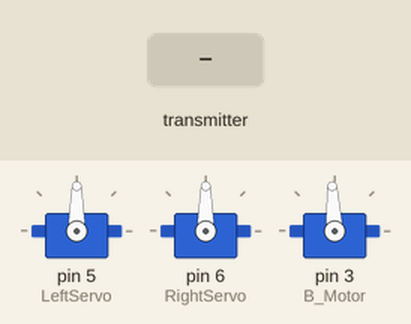
This sketch was run on a simulated Arduino Uno, built with avr-gcc and run on an emulated ATmega328P. Shown: 3 × servo. The inputs (shaded band) are chosen by the test bench. No radio packets arrive unless stated; what the sketch prints to the serial monitor is not drawn.

Above: at 1.4 s.
1.5 s: the transmitter starts sending data.0 = 0
At 2.0 s:
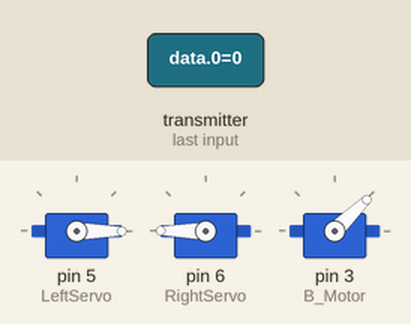
3.0 s: the transmitter starts sending data.1 = 64
At 3.5 s:
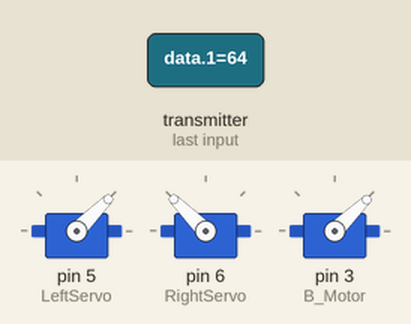
4.5 s: the transmitter starts sending data.3 = 64
At 5.1 s:
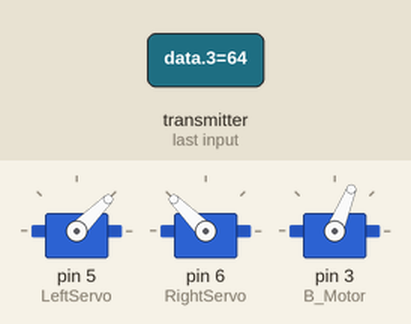
6.1 s: the transmitter starts sending data.1 = 0
At 6.7 s:
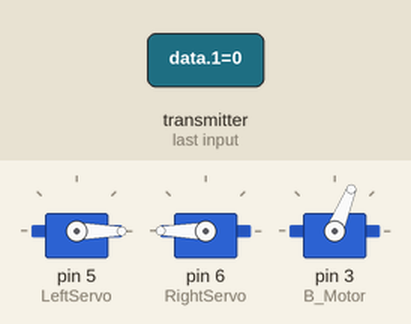
7.6 s: the transmitter starts sending data.3 = 255
At 8.1 s:
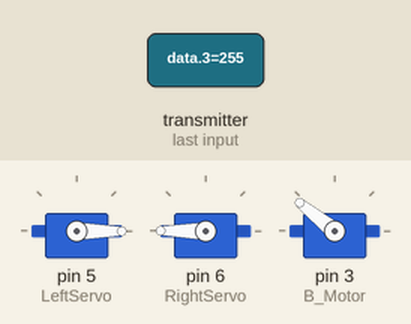
9.1 s: the transmitter starts sending data.1 = 128
At 9.6 s:
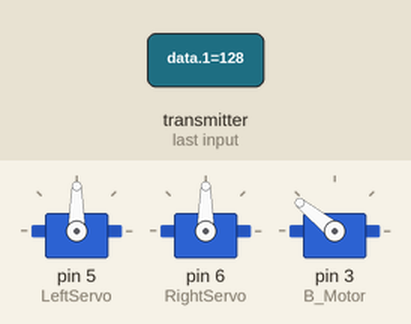
Timing chart, 0 to 11.6 s (numbered marks = the images above; inputs shaded):
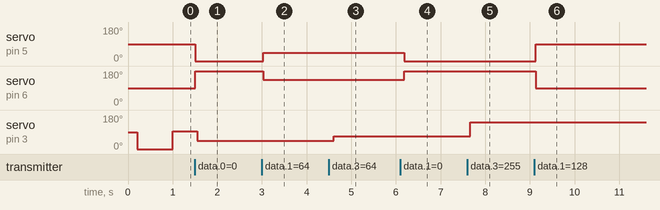

The sketch:

receiver_code.ino
```cpp
/*
pins connections

vcc 3.3
gnd gnd
ce pin9
scn pin10
sck pin13
mosi pin11
miso pin12


*/
#include <SPI.h>
#include <Servo.h>
 #include <nRF24L01.h>
 #include <RF24.h>
 #define CE_PIN 9
 #define CSN_PIN 10

Servo servoLeft;
Servo servoRight;
Servo BMotor;

int B_Motor = 3;
int LeftServo = 5;
int RightServo = 6;

int ud_data; // up down data
int lr_data; // left right data
int speed_data; // brushless motor speed data

int receiver_reset = 8;
/* the purpose of of defining the receiver_reset pin is to programmly reset the arduino, While using the NRF24 Transceiver modules
 *  you will notice one most prominent issue, which is the connection is lost, Some guys are using the technique of using the default values
 *  and then keep waiting until the connection is established again, this is not a good idea.
 *  After testing a series of tests, i found out, reseting the arduino is the best option. if the connection is lost lets say for 2 seconds then the arduino
 *  resets automatically. After doing this thing i didn't notice any abnormal code execution.
 *
 */
const uint64_t pipe = 0xE8E8F0F0E1LL;

RF24 radio(CE_PIN, CSN_PIN);
byte data[6]; // depending on the number of sensors used

unsigned long lastReceiveTime = 0;
unsigned long currentTime = 0;

int secs = 0;

void setup()
 {
    digitalWrite(receiver_reset, HIGH);
  delay(200);
 pinMode(receiver_reset, OUTPUT);
 Serial.begin(9600);
 pinMode(B_Motor, OUTPUT);
servoLeft.attach(LeftServo); // pin 5
servoRight.attach(RightServo); // pin 6
BMotor.attach(B_Motor);
 Serial.println("Nrf24L01 Receiver Starting");

radio.begin();
 radio.openReadingPipe(1,pipe);
 radio.startListening();
 resetData();

 //default values

 servoLeft.write(90);
 servoRight.write(90);
 BMotor.write(0);
 }

void loop()
 {
 if ( radio.available() )
 {
 bool done = false;
 while (!done)
 {
 done = radio.read( data, sizeof(data) );
 lastReceiveTime = millis(); // At this moment we have received the data
 secs = 0;
 // updown
if (data[2] == 1)
{
ud_data = map(data[0], 0 , 255, 0 , 180);
servoLeft.write(ud_data);
servoRight.write(ud_data);
delay(50);
}
// Left Right

if (data[2] == 0)
{
servoLeft.write(map(data[1], 0,255,0, 180));
servoRight.write(map(data[1], 0,255,180, 0));
delay(50);
}

speed_data = map(data[3],0, 255, 1000, 2000);
BMotor.writeMicroseconds(speed_data);
delay(50);

 }

 }
 else
 {
currentTime = millis();
if ( currentTime - lastReceiveTime > 1000 ) { // If current time is more then 1 second since we have recived the last data, that means we have lost connection
resetData(); // If connection is lost, reset the data. It prevents unwanted behavior, for example if a drone has a throttle up and we lose connection, it can keep flying unless we reset the values

//

secs = secs + 1;
if(secs >= 2)
{
  digitalWrite( receiver_reset, LOW);
  secs = 0;
}

 }
 }
 }

void resetData()
{
// we are going to place our default code over here.
Serial.println("Connection Lost");
BMotor.writeMicroseconds(1500);

}
```

Measured:
- after the input at 1.5 s, servo on pin 5 (LeftServo): 90° → 0° at once; servo on pin 6 (RightServo): 90° → 180° at once; servo on pin 3 (B_Motor): 93° → 44° after 0.05 s
- after the input at 3.0 s, servo on pin 5 (LeftServo): 0° → 45° at once; servo on pin 6 (RightServo): 180° → 135° at once
- after the input at 4.5 s, servo on pin 3 (B_Motor): 44° → 68° after 0.11 s
- after the input at 6.1 s, servo on pin 5 (LeftServo): 45° → 0° after 0.08 s; servo on pin 6 (RightServo): 135° → 180° after 0.08 s
- after the input at 7.6 s, servo on pin 3 (B_Motor): 68° → 141° after 0.06 s
- after the input at 9.1 s, servo on pin 5 (LeftServo): 0° → 90° at once; servo on pin 6 (RightServo): 180° → 90° at once
